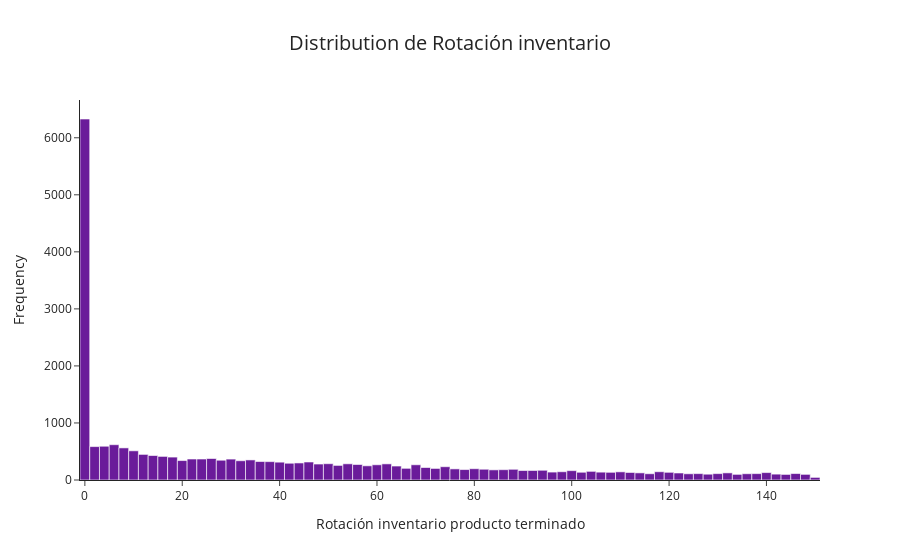

The notebook cell this image was saved under:
### Code cell


### Figure 1 — Plotly figure (JSON) as saved in the notebook; plotly's stock layout.template omitted (floating-point values rounded to 4 significant figures; data arrays with more than 128 entries replaced by an {"elided": "..."} marker saying what was removed)
{"data": [{"alignmentgroup": "True", "bingroup": "x", "hovertemplate": "Rotación inventario producto terminado=%{x}<br>count=%{y}<extra></extra>", "legendgroup": "", "marker": {"color": "#6a1b9a", "pattern": {"shape": ""}}, "name": "", "nbinsx": 100, "offsetgroup": "", "orientation": "v", "showlegend": false, "type": "histogram", "x": {"elided": "24378 float values"}, "xaxis": "x", "yaxis": "y"}], "layout": {"barmode": "relative", "legend": {"tracegroupgap": 0}, "title": {"font": {"size": 20}, "text": "Distribution de Rotación inventario", "x": 0.5}, "xaxis": {"anchor": "y", "domain": [0, 1], "title": {"text": "Rotación inventario producto terminado"}}, "yaxis": {"anchor": "x", "domain": [0, 1], "title": {"text": "Frequency"}}}}
